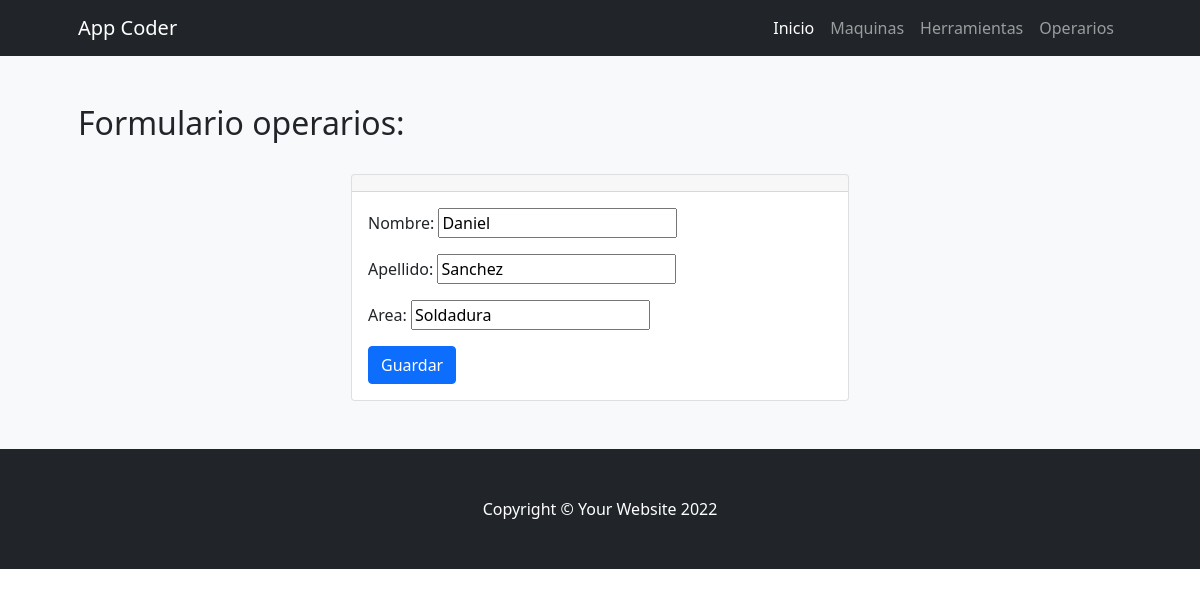
The page /coderapp/editar_operarios/4 on the database its author committed.
### ProyectoCoderApp/models.py (models this page shows)
class Operario(models.Model):
    nombre = models.CharField(max_length=30) # Texto
    apellido = models.CharField(max_length=30) # Texto
    area = models.CharField(max_length=30)
    class Meta:
        verbose_name_plural = "Operarios"

### ProyectoCoderApp/views.py (the view, shortened to what this page needs)
# urls.py: path('editar_operarios/<operario_id>', editar_operarios, name="editar_operarios"),
def editar_operarios(request,operario_id):
    operario = Operario.objects.get(id = operario_id)
    formulario = NuevoOperario(initial={"nombre":operario.nombre, "apellido":operario.apellido, "area": operario.area})
    return render(request,"ProyectoCoderApp/operarios_formulario.html",{"form":formulario})

### ProyectoCoderApp/forms.py
class NuevoOperario(forms.Form):
    nombre= forms.CharField(max_length=30)
    apellido=forms.CharField(max_length=30)
    area=forms.CharField(max_length=30)

### ProyectoCoderApp/templates/ProyectoCoderApp/operarios_formulario.html (shortened to what this page needs)
{% extends 'ProyectoCoderApp/base.html' %}
{% load static %}
{% block contenidoPagina %}
<section class="bg-light py-5">
    <div class="container px-5">
        <h2>Formulario operarios:</h2>
        <br>
        <div class="row gx-5 justify-content-center">
            <div class="col-lg-6">
                <div class="card">
                    <div class="card-header text-center">
                    </div>
                    <div class="card-body">
                        <form action="" method="post">
                            {{ form.as_p }}
                            <input type="submit" class="btn btn-primary" value="Guardar">
                        </form>
                    </div>
                </div>
            </div>
        </div>
    </div>
</section>
{% endblock %}

### rows shown on the page
Operario: nombre "Daniel", apellido "Sanchez", area "Soldadura"
